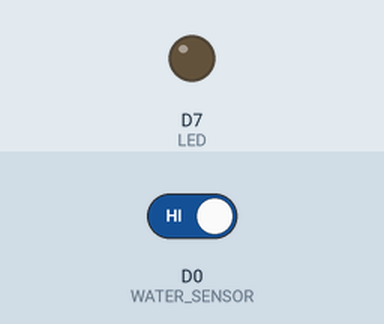
This sketch was run on a simulated Particle Photon. Parts: output pins drawn as LEDs (lit = HIGH). Inputs (shaded band) come from the test bench; at power-on: D0 (WATER_SENSOR) HIGH. The local clock reads 2024-03-15 10:24:30 at power-on unless the sketch sets it.

Above: at 1.2 s.
1.3 s: D0 (WATER_SENSOR) driven LOW
At 1.8 s:
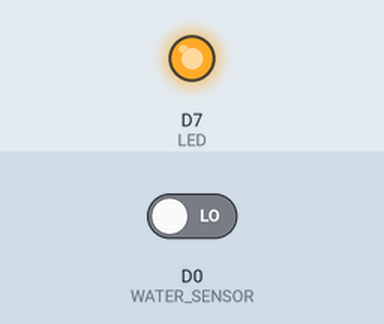
2.8 s: D0 (WATER_SENSOR) driven HIGH
At 4.1 s:
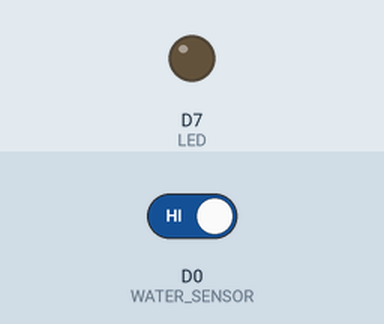
Timing chart, 0 to 5.8 s (numbered marks = the images above; inputs shaded):
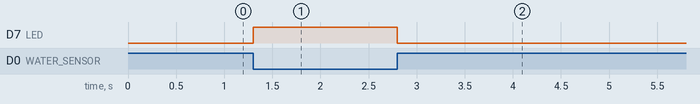

The sketch:

wateralarm.ino
```cpp
//
// Water Alarm
// By Nic Jansma
// http://nicj.net
// http://github.com/nicjansma/spark-water-alarm
//

//
// Constants
//

// pins
#define WATER_SENSOR D0
#define LED D7

//
// Config
//

// How long to wait before noting that the alarm has switched states -- this
// helps stop a super-sensitive sensor from ping-ponging back and forth a lot.
#define DEBOUNCE_SECONDS 300

//
// Vars
//

// whether or not water is sensed: 0 = no, 1 = yes
int water = 0;

// the alarm state: 0 = off, 1 = on
int alarmState = 1;

// the last time we switched alarm states (ms since Unix epoch)
int lastStateSwitchTime = 0;

//
// Functions
//

// Particle setup
void setup() {
    // initialize our pins I/O
    pinMode(LED, OUTPUT);
    pinMode(WATER_SENSOR, INPUT);

    // tell the world we're online
    Particle.publish("online");

    // publish the water variable
    Particle.variable("water", &water, INT);

    // publish the alarm state variable
    Particle.variable("alarmState", &alarmState, INT);
}

// Spark loop
void loop() {
    water = isExposedToWater();
    if (water) {
        digitalWrite(LED, HIGH);

        //
        // Alarm ON
        //
        if (alarmState == 0) {
            // only alarm if we're past the debounce interval
            int now = Time.now();
            if (now - lastStateSwitchTime > DEBOUNCE_SECONDS) {
                alarmState = 1;
                lastStateSwitchTime = now;
                Particle.publish("water_alarm", "on", 60, PRIVATE);
            }
        }
    } else {
        digitalWrite(LED, LOW);

        //
        // Alarm off
        //
        if (alarmState == 1) {
            // only alarm if we're past the debounce interval
            int now = Time.now();
            if (now - lastStateSwitchTime > DEBOUNCE_SECONDS) {
                alarmState = 0;
                lastStateSwitchTime = now;
                Particle.publish("water_alarm", "off", 60, PRIVATE);
            }
        }
    }
}

// determine if we're exposed to water or not
boolean isExposedToWater() {
    if (digitalRead(WATER_SENSOR) == LOW) {
        return true;
    } else {
        return false;
    }
}
```

Measured:
- after the input at 1.3 s, D7 (LED): LOW → HIGH at once
- after the input at 2.8 s, D7 (LED): HIGH → LOW at once
